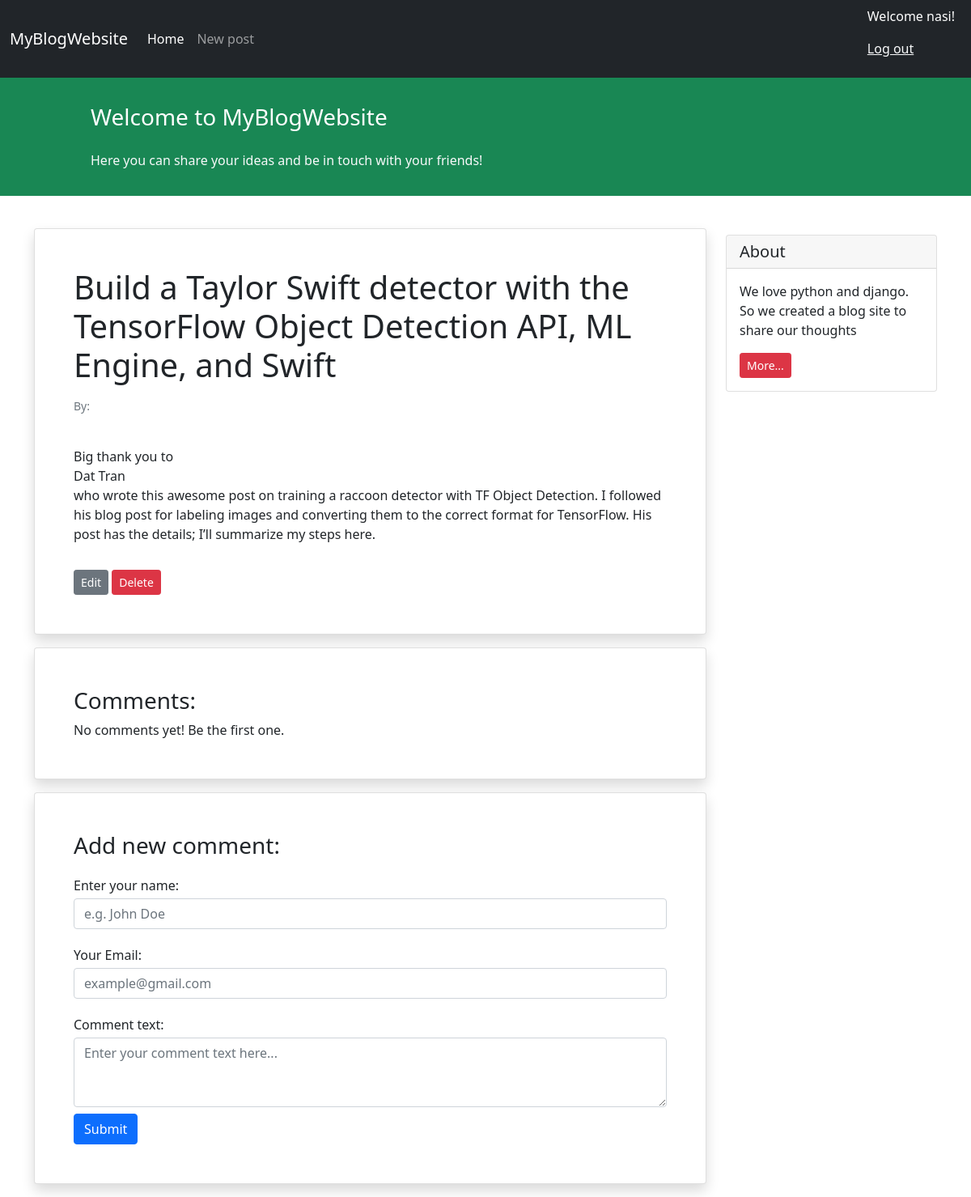
The page /build-a-taylor-swift-detector-with-the-tensorflow-object-detection-api-ml-engine-and-swift/4/ (signed in) on the database as committed earlier.
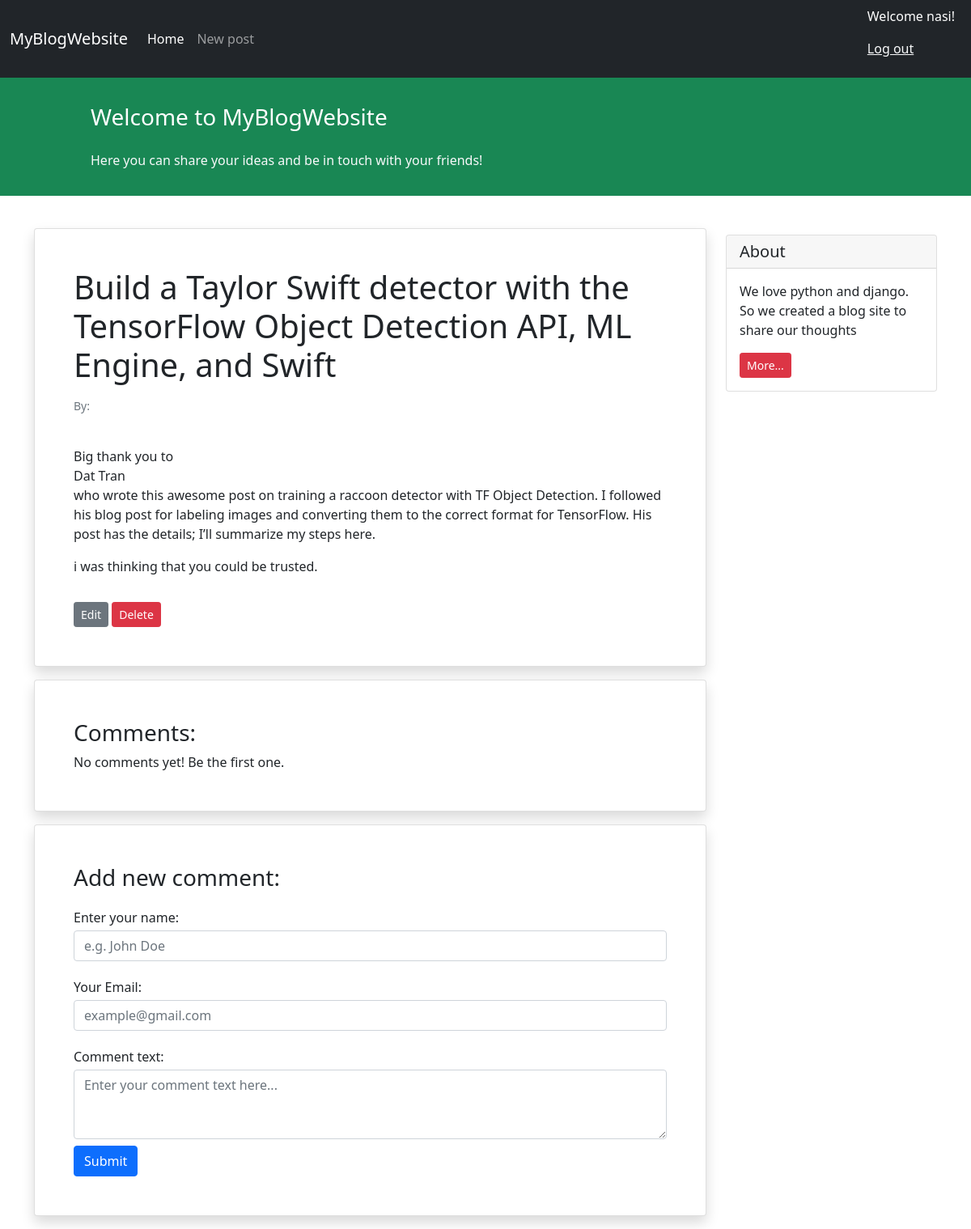
The same page on the database as committed later.
### blog/models.py (models this page shows, shortened)
class Post(models.Model):
    STATUS_CHOICES = (
        ('published', 'Published'),
        ('draft', 'Draft'),
    )
    title = models.CharField(max_length=200)
    text = models.TextField()
    author = models.ForeignKey('auth.User', on_delete=models.CASCADE)
    datetime_created = models.DateTimeField(auto_now_add=True)
    datetime_modified = models.DateTimeField(auto_now=True)
    status = models.CharField(choices=STATUS_CHOICES, max_length=10)
    slug = models.SlugField(max_length=250, blank=False, editable=False)
    def get_absolute_update_url(self):
        kwargs = {
            'slug' : self.slug,
            'pk' : self.id,
        }
        return reverse('post_update', kwargs=kwargs)
    def get_absolute_delete_url(self):
        kwargs = {
            'slug' : self.slug,
            'pk' : self.id,
        }
        return reverse('post_delete', kwargs=kwargs)

### blog/views.py (the view)
# urls.py: path('<slug:slug>/<str:pk>/', views.PostDetailView.as_view(), name='post_detail'),
class PostDetailView(generic.DetailView):
    model = Post
    template_name = 'blog/post_detail.html'
    context_object_name = 'post'
    slug_field = 'slug'

### blog/templates/blog/post_detail.html (shortened to what this page needs)
{% extends '_base.html' %}
{% block content %}
<div class="container mt-4">
  <div class="row">
    <div class="col-9">
      <div class="card shadow my-3 p-5">
        <h1>{{post.title}}</h1>
        <p class="small text-muted mt-2">
          By: {{post.author.first_name}} {{post.author.last_name}}
        </p>
        <p class="mt-2">{{post.text|linebreaks}}</p>
        <div>
          <a
            href="{{ post.get_absolute_update_url }}"
            class="btn btn-sm btn-secondary"
            >Edit</a
          >
          <a
            href="{{ post.get_absolute_delete_url }}"
            class="btn btn-sm btn-danger"
            >Delete</a
          >
        </div>
      </div>
      <div class="card shadow my-3 p-5">
        <h3>Comments:</h3>
        No comments yet! Be the first one.
      </div>
      <div class="card shadow my-3 p-5">
        <h3>Add new comment:</h3>
        <form method="POST">
          <div class="form-group py-2">
            <label class="py-1" for="author_name">Enter your name:</label>
            <input
              type="text"
              class="form-control"
              placeholder="e.g. John Doe"
              name="author_name"
            />
          </div>
          <div class="form-group py-2">
            <label class="py-1" for="email">Your Email:</label>
            <input
              type="email"
              class="form-control"
              placeholder="example@gmail.com"
              name="email"
            />
          </div>
          <div class="form-group py-2">
            <label class="py-1" for="comment_text">Comment text:</label>
            <textarea
              class="form-control"
              name="text"
              rows="3"
              placeholder="Enter your comment text here..."
            ></textarea>
          </div>
          <button type="submit" class="btn btn-primary">Submit</button>
        </form>
      </div>
    </div>
    <div class="col-3">
      <div class="card my-4">
        <h5 class="card-header">About</h5>
        <div class="card-body">
          <p class="card-text">
            We love python and django. So we created a blog site to share our
            thoughts
          </p>
          <a href="#" class="btn btn-sm btn-danger"> More... </a>
        </div>
      </div>
    </div>
  </div>
</div>
{% endblock content %}

Rows that differ between the two databases and show on the page:
changed Post: text "…summarize my steps here." → "…summarize my steps here. i was thinking that you could be trusted."
